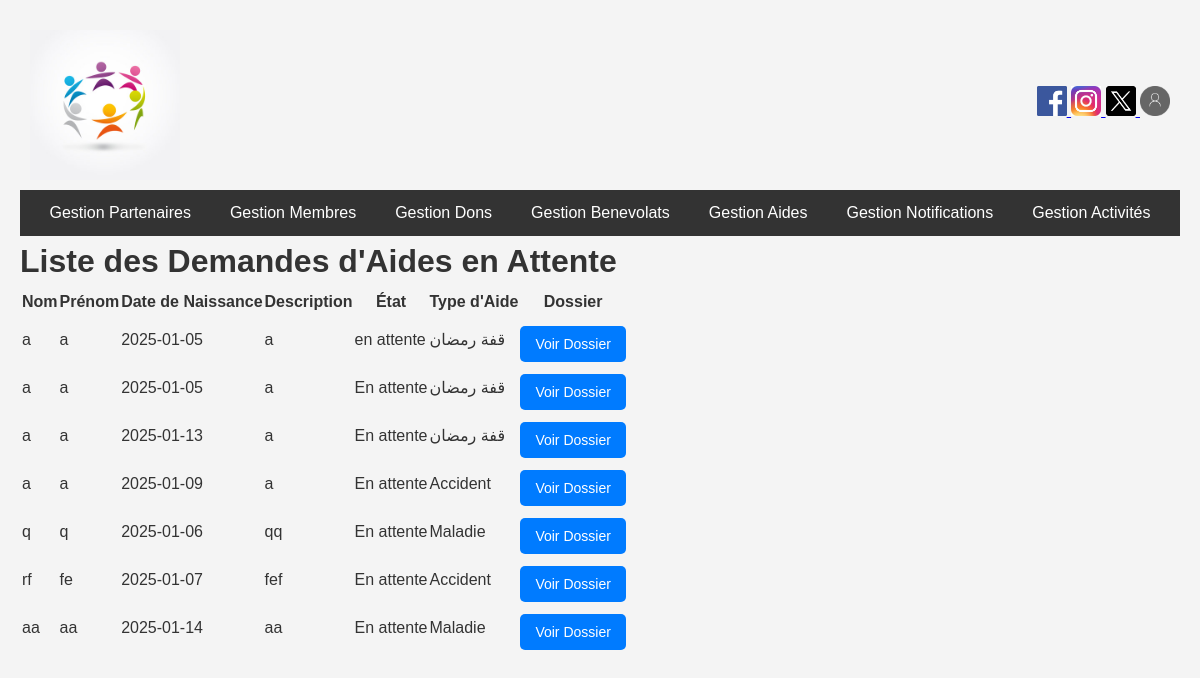
Screenshot of /public/index.php/gestionaide (signed in) with the database file from the repository.
### tables this page shows
CREATE TABLE `Aide` (
  `id` int NOT NULL,
  `user` int NOT NULL,
  `nom` varchar(255) NOT NULL,
  `prenom` varchar(255) NOT NULL,
  `datenais` date NOT NULL,
  `description` text,
  `etat` varchar(50) DEFAULT NULL,
  `dossier` varchar(255) DEFAULT NULL,
  `typeaide` varchar(255) DEFAULT NULL
);

### app/controllers/GestionAideController.php (called while the page is built, shortened)
<?php
require_once __DIR__ . '/../models/Aide.php';
class GestionAideController
{
    public function index()
    {
        $database = Database::getInstance()->getConnection();
        $aideModel = new Aide($database);
        $aides = $aideModel->getAidesEnAttente();
        include __DIR__ . '/../views/aide/list.php';
    }
}

### app/models/Database.php (called while the page is built, shortened)
<?php
class Database {
    private static $instance = null;
    private $connection;
    private function __construct() {
        try {
            $host = 'localhost';
            $user = 'root';
            $password = 'root';
            $dbName = 'asso_db';
            $this->connection = new PDO("mysql:host=$host;dbname=$dbName;charset=utf8", $user, $password);
            $this->connection->setAttribute(PDO::ATTR_ERRMODE, PDO::ERRMODE_EXCEPTION);
        } catch (PDOException $e) {
            die("Erreur de connexion à la base de données : " . $e->getMessage());
        }
    }
    public static function getInstance() {
        if (self::$instance === null) {
            self::$instance = new Database();
        }
        return self::$instance;
    }
    public function getConnection() {
        return $this->connection;
    }
}

### app/models/Aide.php (called while the page is built, shortened)
<?php
class Aide
{
    private $db;
    public function __construct()
    {
        $this->db = Database::getInstance()->getConnection();
    }
    public function getAidesEnAttente()
    {
        $query = "SELECT * FROM Aide WHERE etat IS NULL OR etat = 'En attente'";
        $stmt = $this->db->prepare($query);
        $stmt->execute();
        return $stmt->fetchAll(PDO::FETCH_ASSOC);
    }
}

### app/views/aide/list.php (the view, shortened to what this page needs)
<!DOCTYPE html>
<html lang="fr">
<head>
</head>
<?php include __DIR__ . '/../admin/index.php'; ?>
<body>
    <h1>Liste des Demandes d'Aides en Attente</h1>
    <table>
        <thead>
            <tr>
                <th>Nom</th>
                <th>Prénom</th>
                <th>Date de Naissance</th>
                <th>Description</th>
                <th>État</th>
                <th>Type d'Aide</th>
                <th>Dossier</th>
            </tr>
        </thead>
        <tbody>
            <?php foreach ($aides as $aide): ?>
                <tr>
                    <td><?php echo htmlspecialchars($aide['nom']); ?></td>
                    <td><?php echo htmlspecialchars($aide['prenom']); ?></td>
                    <td><?php echo htmlspecialchars($aide['datenais']); ?></td>
                    <td><?php echo htmlspecialchars($aide['description']); ?></td>
                    <td><?php echo htmlspecialchars($aide['etat'] ?? 'En attente'); ?></td>
                    <td><?php echo htmlspecialchars($aide['typeaide']); ?></td>
                    <td>
                        <?php if ($aide['dossier']): ?>
                            <form method="POST" action="/Projet_WEB/public/index.php/aides/voirDossier" target="_blank">
                                <button type="submit">Voir Dossier</button>
                            </form>
                        <?php else: ?>
                            Pas de dossier disponible.
                        <?php endif; ?>
                    </td>
                </tr>
            <?php endforeach; ?>
        </tbody>
    </table>
</body>
</html>

### public/index.php (shortened to what this page needs)
<?php
require_once __DIR__ . '/../app/routes.php';
$requestUri = $_SERVER['REQUEST_URI'];
$scriptName = $_SERVER['SCRIPT_NAME'];
$pathInfo = str_replace($scriptName, '', $requestUri);
$pathInfo = trim($pathInfo, '/');
$url = $pathInfo ?: 'home';
foreach ($routes as $route => $action) {
    if ($url === $route) {
        [$controllerName, $method] = explode('@', $action);
        $controller = new $controllerClass();
        $controller->$method();
        break;
    }
}

### public/css/styles.css (style rules this page uses)
* { margin: 0; padding: 0; box-sizing: border-box; }
body { font-family: 'Arial', sans-serif; line-height: 1.6; background-color: #f9f9f9; color: #333; padding: 20px; }
body { font-family: 'Arial', sans-serif; line-height: 1.6; background-color: #f4f4f4; color: #333; padding: 20px; }
button { background-color: #007BFF; color: #fff; border: none; padding: 10px 15px; border-radius: 5px; cursor: pointer; font-size: 14px; margin-top: 10px; transition: background-color 0.3s ease; }

### rows the page displays
aide: nom "a", prenom "a", datenais "2025-01-05", description "a", etat "en attente", typeaide "قفة رمضان"
aide: nom "a", prenom "a", datenais "2025-01-05", description "a", etat "En attente", typeaide "قفة رمضان"
aide: nom "a", prenom "a", datenais "2025-01-13", description "a", etat "En attente", typeaide "قفة رمضان"
aide: nom "a", prenom "a", datenais "2025-01-09", description "a", etat "En attente", typeaide "Accident"
aide: nom "q", prenom "q", datenais "2025-01-06", description "qq", etat "En attente", typeaide "Maladie"
aide: nom "rf", prenom "fe", datenais "2025-01-07", description "fef", etat "En attente", typeaide "Accident"
aide: nom "aa", prenom "aa", datenais "2025-01-14", description "aa", etat "En attente", typeaide "Maladie"
